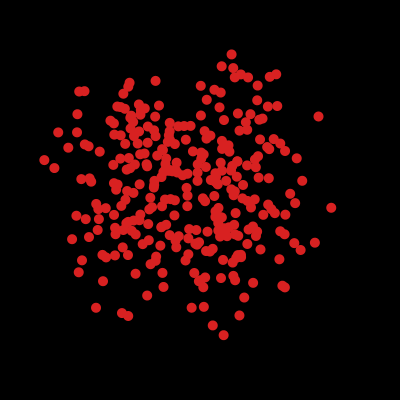
Frame 1 (no input)
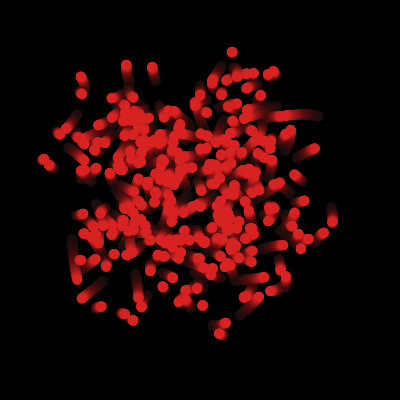
Frame 60 (the mouse pressed at the canvas centre just before this capture)
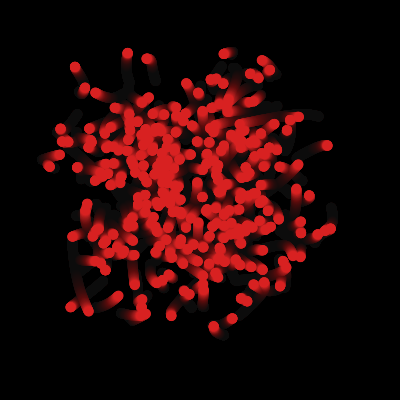
Frame 120 (the mouse held since frame 60 and released just before this capture)

The Processing sketch that drew these frames (run headless with seeded random() and noise(); from frame 60 on, the mouse is pressed at the canvas centre):

// Processing sketch: MagicWorms
// ── MagicWorms.pde
int X= 10;
int Y=390;
void setup(){
   size(400, 400);
    background(0);
  
} 
void draw(){
  makeMagical();
  for(int i=0;i<=300;i++){
    fill(#D82121);
    ellipse(getWormX(i),getWormY(i),10,10);
  }
  
  
  
}
float frequency = .001;
    float noiseInterval = PI;

    void makeMagical() {
        fill( 0, 0, 0, 10 );
        rect(0, 0, width, height);
        noStroke();
    }

    float getWormX(int i) {
        return map(noise(i*noiseInterval + frameCount * frequency), 0, 1, 0, width);
    }

    float getWormY(int i) {
        return map(noise(i*noiseInterval+1 + frameCount * frequency), 0, 1, 0, height);
    }
